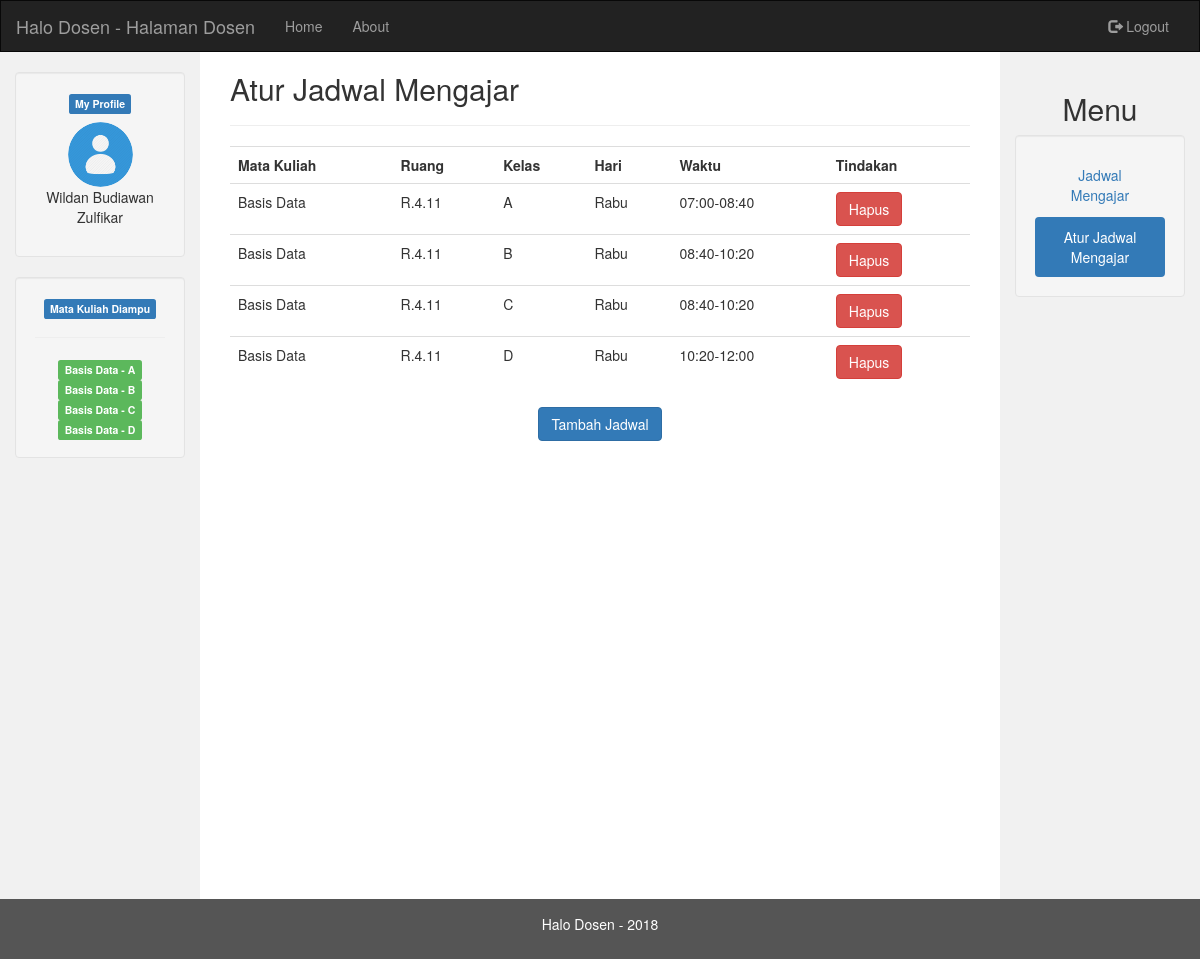
The page /atur_jadwal.php?id_user=1 (signed in) on the database its author committed.
### tables this page shows
CREATE TABLE `user` (
  `ID_USER` int(11) NOT NULL,
  `NAMA` varchar(150) NOT NULL,
  `USERNAME` varchar(100) NOT NULL,
  `PASSWORD` varchar(100) NOT NULL,
  `EMAIL` varchar(150) DEFAULT NULL,
  `NO_TELP` decimal(13,0) DEFAULT NULL,
  `LEVEL` varchar(10) NOT NULL
);

CREATE TABLE `jadwal` (
  `ID_JADWAL` int(11) NOT NULL,
  `KD_RUANG` varchar(100) NOT NULL,
  `KODE_MK` varchar(50) NOT NULL,
  `NIP` varchar(100) NOT NULL,
  `WAKTU` varchar(50) NOT NULL,
  `KELAS` varchar(10) NOT NULL,
  `HARI` int(1) NOT NULL
);

CREATE TABLE `matakuliah` (
  `KODE_MK` varchar(50) NOT NULL,
  `NAMA_MK` varchar(100) NOT NULL,
  `SKS` int(11) NOT NULL,
  `SEMESTER_MK` varchar(10) NOT NULL,
  `JURUSAN_MK` varchar(100) NOT NULL
);

### session.php (called while the page is built, shortened)
<?php
	include('db_conn.php');
	$user_check = $_SESSION['login_user'];
	$ses_sql = mysqli_query($db,"select * from user where username = '$user_check'");
	$row = mysqli_fetch_array($ses_sql,MYSQLI_ASSOC);
	$login_session = $row["NAMA"];
    $user_id = $row["ID_USER"];
?>

### atur_jadwal.php (the view, shortened to what this page needs)
<?php
	include('session.php');
?>
<!DOCTYPE html>
<html lang="en">
<head>
  <link rel="stylesheet" href="https://maxcdn.bootstrapcdn.com/bootstrap/3.3.7/css/bootstrap.min.css">
</head>
<body>
<nav class="navbar navbar-inverse">
  <div class="container-fluid">
    <div class="navbar-header">
      <a class="navbar-brand" href="#">Halo Dosen - Halaman Dosen</a>
    </div>
    <div class="collapse navbar-collapse" id="myNavbar">
      <ul class="nav navbar-nav">
        <li><a href="index_dosen.php">Home</a></li>
        <li><a href="about.php">About</a></li>
      </ul>
      <ul class="nav navbar-nav navbar-right">
        <li><a href="logout.php"><span class="glyphicon glyphicon-log-out"></span> Logout</a></li>
      </ul>
    </div>
  </div>
</nav>
<div class="container-fluid text-center">
  <div class="row content">
    <div class="col-sm-2 sidenav">
		<div class="well">
			<p><a href="profile_dosen.php?id_user=<?php echo $user_id;?>" class="label label-primary">My Profile</a></p>
			<img src="icon-mhs.png" class="img-circle" height="65" width="65" alt="Avatar">
			<p><?php echo $login_session;?></p>
		</div>
		<div class="well">
			<p><a href="#" class="label label-primary">Mata Kuliah Diampu</a></p>
			<hr>
			<?php
                    $sql = "select * from jadwal where nip = (select nip from dosen where id_user = '".$user_id."')";
                    $result = mysqli_query($db, $sql);
                    while($row = mysqli_fetch_array($result)){
                        $sql1 = mysqli_query($db,"select nama_mk from matakuliah where kode_mk = (select kode_mk from jadwal where id_jadwal = '".$row['ID_JADWAL']."')");
                        $result1 = mysqli_fetch_array($sql1,MYSQLI_ASSOC);
						echo "<label class='label label-success'>".$result1['nama_mk']." - ".$row['KELAS']."</label><br>";
                    }
                ?>
		</div>
    </div>
    <div class="col-sm-8 text-left">
      <div class="col-sm-12">
	  <h2>Atur Jadwal Mengajar</h2>
	  <hr>
    <div class="table-responsive">
	  <table class="table table-hover">
                    <tr>
                        <th>Mata Kuliah</th>
                        <th>Ruang</th>
                        <th>Kelas</th>
                        <th>Hari</th>
                        <th>Waktu</th>
                        <th>Tindakan</th>
                    </tr>
                <?php
                    $sql = "select * from jadwal where nip = (select nip from dosen where id_user = '".$user_id."')";
                    $result = mysqli_query($db, $sql);
                    while($row = mysqli_fetch_array($result)){
                        $sql1 = mysqli_query($db,"select nama_mk from matakuliah where kode_mk = (select kode_mk from jadwal where id_jadwal = '".$row['ID_JADWAL']."')");
                        $result1 = mysqli_fetch_array($sql1,MYSQLI_ASSOC);
                        $link2 = "hapus_jadwal.php?id_jadwal=".$row['ID_JADWAL']."&id_user=".$_GET['id_user'];
                        if($row['HARI'] == 1)
                            $hari = "Minggu";
                        elseif($row['HARI'] == 2)
                            $hari = "Senin";
                        elseif($row['HARI'] == 3)
                            $hari = "Selasa";
                        elseif($row['HARI'] == 4)
                            $hari = "Rabu";
                        elseif($row['HARI'] == 5)
                            $hari = "Kamis";
                        elseif($row['HARI'] == 6)
                            $hari = "Jumat";
                        else
                            $hari = "Sabtu";
                        echo '<tr>';
                        echo "<td>".$result1['nama_mk']."</td>";
                        echo "<td>".$row['KD_RUANG']."</td>";
                        echo "<td>".$row['KELAS']."</td>";
                        echo "<td>".$hari."</td>";
                        echo "<td>".$row['WAKTU']."</td>";
                        echo "<td><a href='$link2' class='btn btn-danger'>Hapus</a></td>";
                        echo '</tr>';
                    }
                ?>
                </table>
                </div>
                <form method="get" action="tambah_jadwal.php">
                    <center><button type="submit" class="btn btn-primary">Tambah Jadwal</button></center>
                </form>
	  </div>
    </div>
    <div class="col-sm-2 sidenav">
		<div class="text-center">
			<h2>Menu</h2>
		</div>
      <div class="well">
	  <ul class="nav nav-pills nav-stacked">
  <li><a href="index_dosen.php">Jadwal Mengajar</a></li>
  <li class="active"><a href="atur_jadwal.php?id_user=<?php echo $user_id;?>">Atur Jadwal Mengajar</a></li>
</ul>
      </div>
    </div>
  </div>
</div>
<footer class="container-fluid text-center">
  <p>Halo Dosen - 2018</p>
</footer>
</body>
</html>

### atur_jadwal.php (style rules this page uses)
.navbar { margin-bottom: 0; border-radius: 0; }
.row.content { height: 847px }
.sidenav { padding-top: 20px; background-color: #f1f1f1; height: 100%; }
footer { background-color: #555; color: white; padding: 15px; }

### rows shown on the page
user: NAMA "Wildan Budiawan Zulfikar"
jadwal: KODE_MK.NAMA_MK "Basis Data", KELAS "A", KD_RUANG "R.4.11", HARI "Rabu", WAKTU "07:00-08:40"
jadwal: KODE_MK.NAMA_MK "Basis Data", KELAS "B", KD_RUANG "R.4.11", HARI "Rabu", WAKTU "08:40-10:20"
jadwal: KODE_MK.NAMA_MK "Basis Data", KELAS "C", KD_RUANG "R.4.11", HARI "Rabu", WAKTU "08:40-10:20"
jadwal: KODE_MK.NAMA_MK "Basis Data", KELAS "D", KD_RUANG "R.4.11", HARI "Rabu", WAKTU "10:20-12:00"
